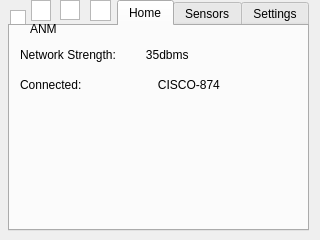
<?xml version="1.0" encoding="UTF-8"?>
<ui version="4.0">
 <class>MainWindow</class>
 <widget class="QMainWindow" name="MainWindow">
  <property name="geometry">
   <rect>
    <x>0</x>
    <y>0</y>
    <width>320</width>
    <height>240</height>
   </rect>
  </property>
  <property name="cursor">
   <cursorShape>BlankCursor</cursorShape>
  </property>
  <property name="windowTitle">
   <string>MainWindow</string>
  </property>
  <widget class="QWidget" name="centralWidget">
   <widget class="QGraphicsView" name="graphicsView_netz">
    <property name="geometry">
     <rect>
      <x>10</x>
      <y>10</y>
      <width>16</width>
      <height>34</height>
     </rect>
    </property>
   </widget>
   <widget class="QTabWidget" name="tabWidget">
    <property name="geometry">
     <rect>
      <x>8</x>
      <y>0</y>
      <width>301</width>
      <height>231</height>
     </rect>
    </property>
    <property name="layoutDirection">
     <enum>Qt::RightToLeft</enum>
    </property>
    <property name="currentIndex">
     <number>2</number>
    </property>
    <widget class="QWidget" name="tab">
     <attribute name="title">
      <string>Settings</string>
     </attribute>
    </widget>
    <widget class="QWidget" name="tab_2">
     <attribute name="title">
      <string>Sensors</string>
     </attribute>
    </widget>
    <widget class="QWidget" name="tab_3">
     <attribute name="title">
      <string>Home</string>
     </attribute>
     <widget class="QLabel" name="label">
      <property name="geometry">
       <rect>
        <x>10</x>
        <y>20</y>
        <width>231</width>
        <height>17</height>
       </rect>
      </property>
      <property name="text">
       <string>Network Strength:         35dbms</string>
      </property>
     </widget>
     <widget class="QLabel" name="label_2">
      <property name="geometry">
       <rect>
        <x>10</x>
        <y>50</y>
        <width>241</width>
        <height>17</height>
       </rect>
      </property>
      <property name="text">
       <string>Connected:                       CISCO-874</string>
      </property>
     </widget>
    </widget>
   </widget>
   <widget class="QGraphicsView" name="graphicsView_3">
    <property name="geometry">
     <rect>
      <x>90</x>
      <y>0</y>
      <width>21</width>
      <height>21</height>
     </rect>
    </property>
   </widget>
   <widget class="QGraphicsView" name="graphicsView_2">
    <property name="geometry">
     <rect>
      <x>60</x>
      <y>0</y>
      <width>20</width>
      <height>20</height>
     </rect>
    </property>
   </widget>
   <widget class="QGraphicsView" name="graphicsView">
    <property name="geometry">
     <rect>
      <x>31</x>
      <y>0</y>
      <width>20</width>
      <height>21</height>
     </rect>
    </property>
   </widget>
   <widget class="QLabel" name="label_3">
    <property name="geometry">
     <rect>
      <x>30</x>
      <y>20</y>
      <width>31</width>
      <height>17</height>
     </rect>
    </property>
    <property name="text">
     <string>ANM</string>
    </property>
   </widget>
  </widget>
 </widget>
 <layoutdefault spacing="6" margin="11"/>
 <resources/>
 <connections/>
</ui>
